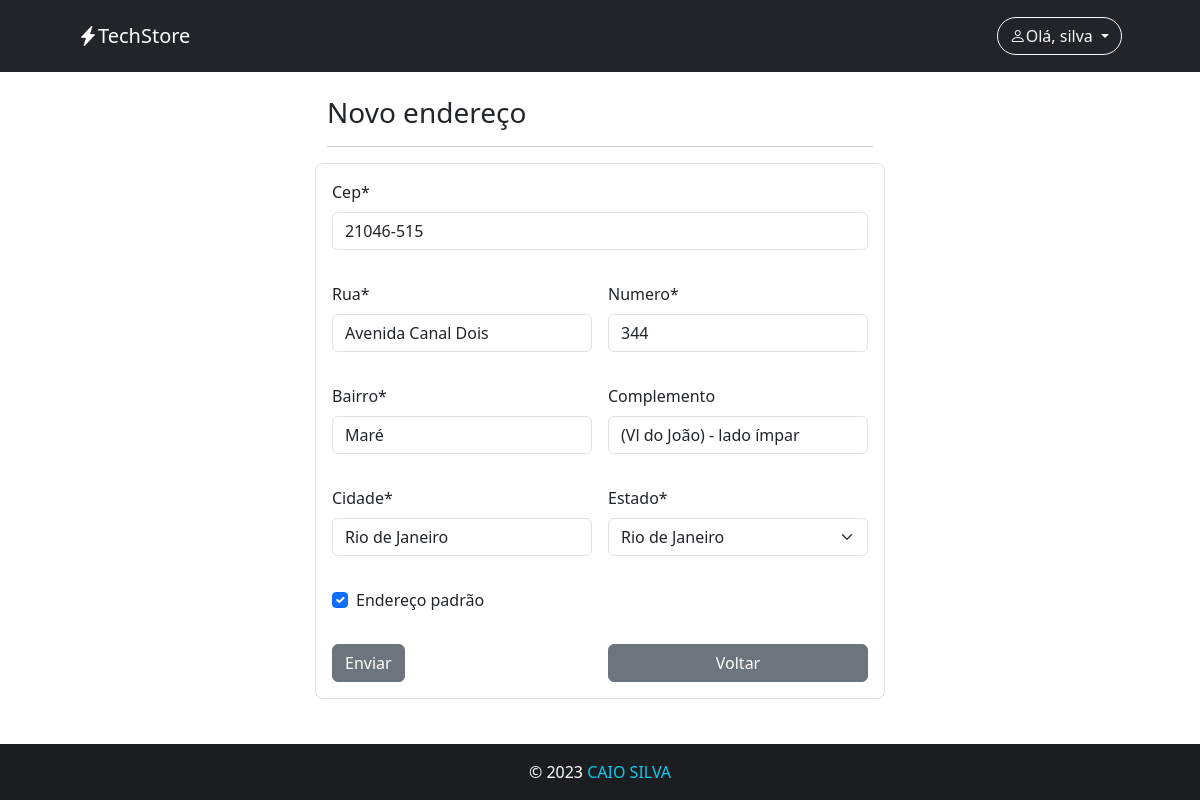
The page /update_endereco/13/ (signed in) on the database as committed earlier.
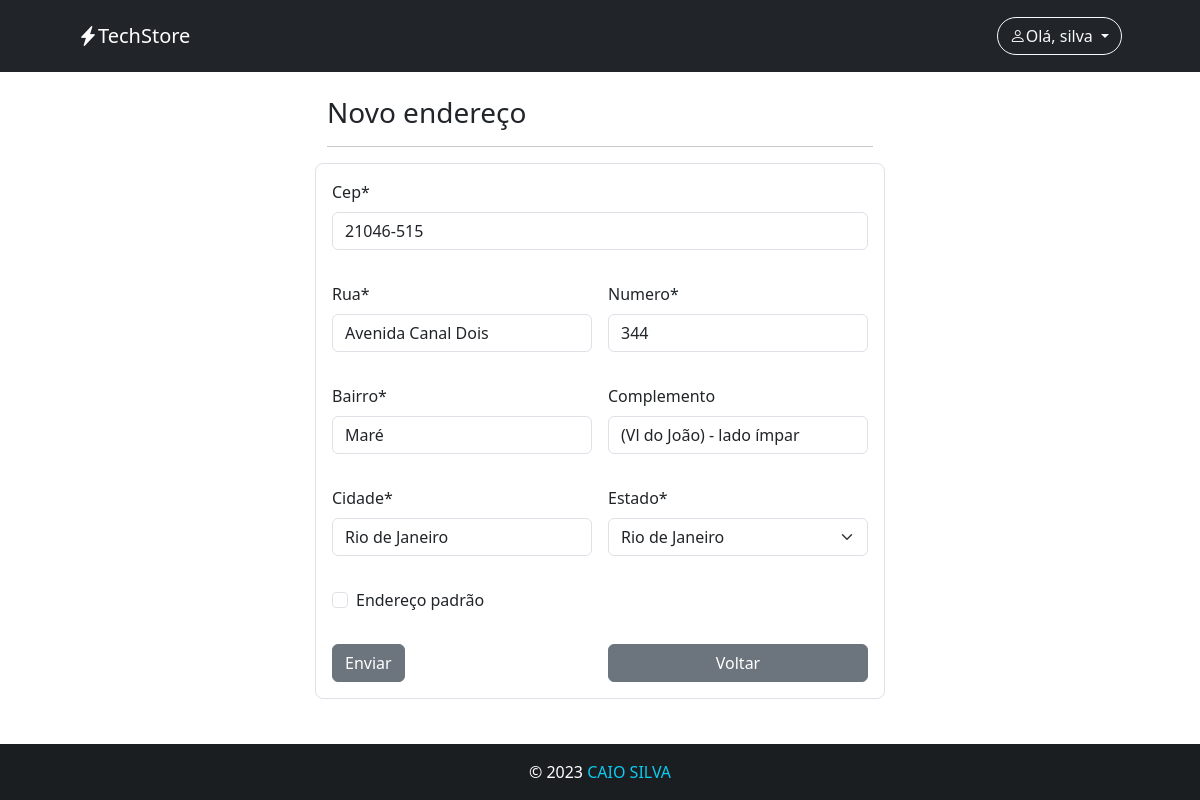
The same page on the database as committed later.
### apps/autenticacao/models.py (models this page shows, shortened)
class Endereco(models.Model):
    cep = models.CharField(max_length=9)
    rua = models.CharField(max_length=100)
    numero = models.CharField(max_length=4)
    bairro = models.CharField(max_length=50)
    cidade = models.CharField(max_length=50)
    estado = models.CharField(("estado"), max_length=50, choices=estado_choices)
    complemento = models.CharField(max_length=100, null=True, blank=True)
    padrao = models.BooleanField(verbose_name='Endereço padrão', default=False)
    user = models.ForeignKey(User, on_delete=models.CASCADE)

### apps/autenticacao/views.py (the view, shortened to what this page needs)
# urls.py: path('update_endereco/<int:pk>/', views.UpdateEndereco.as_view(), name='update_endereco'),
class UpdateEndereco(LoginRequiredMixin, UpdateView):
    model = Endereco
    form_class = EnderecoForm
    template_name = 'form_endereco.html'
    success_url = reverse_lazy('autenticacao:endereco')

### apps/autenticacao/forms.py (shortened to what this page needs)
class EnderecoForm(forms.ModelForm):
    class Meta:
        model = Endereco
        fields = '__all__'
        exclude = ('user',)

### apps/autenticacao/templates/form_endereco.html (shortened to what this page needs)
{% extends 'base.html' %}
{% load crispy_forms_tags %}
{% block conteudo %}
<div class="row">
    <div class="col-md-6 mx-auto">
        <h3>Novo endereço</h3>
        <hr>
        <div class="row">
            <div class="col-md-12 border rounded-3 p-3" >
                <form method='POST' class="row g-3 " > {% csrf_token %}
                    <div class="col-md-12">
                        {{form.cep|as_crispy_field}}
                    </div>
                    <div class="col-md-6">
                    {{form.rua|as_crispy_field}}
                    </div>
                    <div class="col-md-6">
                        {{form.numero|as_crispy_field}}
                    </div>
                    <div class="col-md-6">
                    {{form.bairro|as_crispy_field}}
                    </div>
                    <div class="col-md-6">
                        {{form.complemento|as_crispy_field}}
                    </div>
                    <div class="col-md-6">
                        {{form.cidade|as_crispy_field}}
                    </div>
                    <div class="col-md-6">
                        {{form.estado|as_crispy_field}}
                    </div>
                    <div class="col-md-12">
                        {{form.padrao|as_crispy_field}}
                    </div>
                    <div class="col-6">
                        <button class='btn btn-secondary  d-block' type="submit">Enviar</button>
                    </div>
                    <div class="col-6">
                        <a href='{% url "autenticacao:endereco" %}' class='btn btn-secondary d-block'>Voltar</a>
                    </div>
                </form>
            </div>
        </div>
    </div>
</div>
{% endblock conteudo %}

Rows that differ between the two databases and show on the page:
changed Endereco "Avenida Canal Dois": padrao "☑" → "☐"
